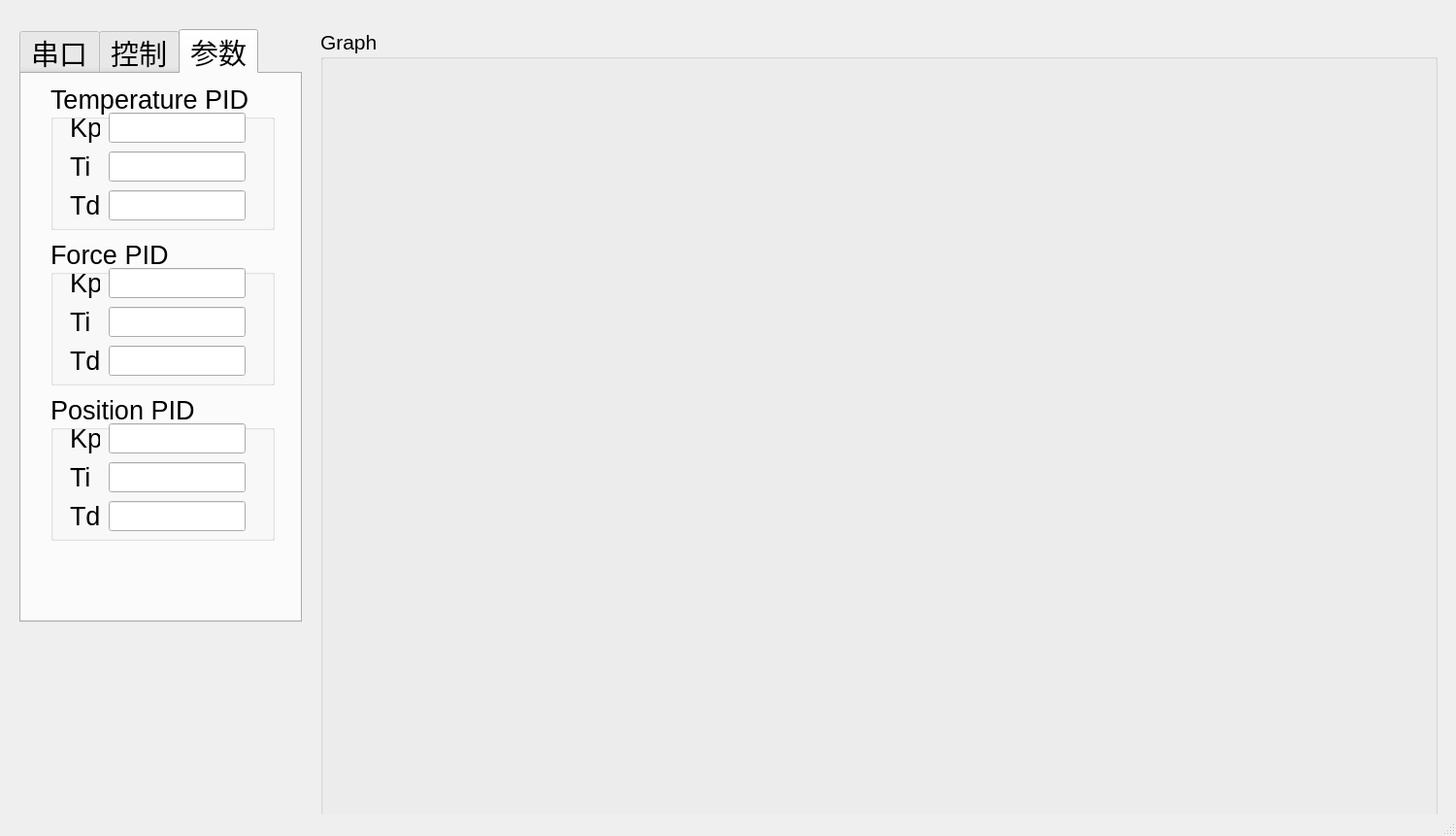
<?xml version="1.0" encoding="UTF-8"?>
<ui version="4.0">
 <class>MainWindow</class>
 <widget class="QMainWindow" name="MainWindow">
  <property name="geometry">
   <rect>
    <x>0</x>
    <y>0</y>
    <width>1500</width>
    <height>861</height>
   </rect>
  </property>
  <property name="windowTitle">
   <string>MainWindow</string>
  </property>
  <widget class="QWidget" name="centralwidget">
   <widget class="QGroupBox" name="groupBox_graph">
    <property name="geometry">
     <rect>
      <x>330</x>
      <y>30</y>
      <width>1151</width>
      <height>821</height>
     </rect>
    </property>
    <property name="sizePolicy">
     <sizepolicy hsizetype="Fixed" vsizetype="Fixed">
      <horstretch>0</horstretch>
      <verstretch>0</verstretch>
     </sizepolicy>
    </property>
    <property name="font">
     <font>
      <pointsize>16</pointsize>
     </font>
    </property>
    <property name="title">
     <string>Graph</string>
    </property>
   </widget>
   <widget class="QTabWidget" name="tabWid">
    <property name="geometry">
     <rect>
      <x>20</x>
      <y>30</y>
      <width>291</width>
      <height>611</height>
     </rect>
    </property>
    <property name="font">
     <font>
      <pointsize>22</pointsize>
     </font>
    </property>
    <property name="whatsThis">
     <string>&lt;html&gt;&lt;head/&gt;&lt;body&gt;&lt;p&gt;s&lt;/p&gt;&lt;/body&gt;&lt;/html&gt;</string>
    </property>
    <property name="currentIndex">
     <number>2</number>
    </property>
    <widget class="QWidget" name="tab_Serial">
     <attribute name="title">
      <string>串口</string>
     </attribute>
     <widget class="QComboBox" name="baund_rate">
      <property name="geometry">
       <rect>
        <x>10</x>
        <y>50</y>
        <width>180</width>
        <height>35</height>
       </rect>
      </property>
      <property name="sizePolicy">
       <sizepolicy hsizetype="Preferred" vsizetype="Fixed">
        <horstretch>0</horstretch>
        <verstretch>0</verstretch>
       </sizepolicy>
      </property>
      <property name="font">
       <font>
        <family>Arial</family>
        <pointsize>16</pointsize>
       </font>
      </property>
      <item>
       <property name="text">
        <string>1382400</string>
       </property>
      </item>
      <item>
       <property name="text">
        <string>115200</string>
       </property>
      </item>
      <item>
       <property name="text">
        <string>38400</string>
       </property>
      </item>
      <item>
       <property name="text">
        <string>19200</string>
       </property>
      </item>
      <item>
       <property name="text">
        <string>9600</string>
       </property>
      </item>
     </widget>
     <widget class="QPushButton" name="open_serial">
      <property name="geometry">
       <rect>
        <x>200</x>
        <y>10</y>
        <width>75</width>
        <height>75</height>
       </rect>
      </property>
      <property name="sizePolicy">
       <sizepolicy hsizetype="Fixed" vsizetype="Preferred">
        <horstretch>0</horstretch>
        <verstretch>0</verstretch>
       </sizepolicy>
      </property>
      <property name="minimumSize">
       <size>
        <width>56</width>
        <height>56</height>
       </size>
      </property>
      <property name="maximumSize">
       <size>
        <width>100</width>
        <height>201</height>
       </size>
      </property>
      <property name="font">
       <font>
        <pointsize>16</pointsize>
       </font>
      </property>
      <property name="text">
       <string>打开
串口</string>
      </property>
     </widget>
     <widget class="QComboBox" name="port_select">
      <property name="geometry">
       <rect>
        <x>10</x>
        <y>10</y>
        <width>180</width>
        <height>35</height>
       </rect>
      </property>
      <property name="sizePolicy">
       <sizepolicy hsizetype="Preferred" vsizetype="Fixed">
        <horstretch>0</horstretch>
        <verstretch>0</verstretch>
       </sizepolicy>
      </property>
      <property name="font">
       <font>
        <family>Arial</family>
        <pointsize>16</pointsize>
       </font>
      </property>
     </widget>
     <widget class="QTextBrowser" name="textBrowser_RecText">
      <property name="geometry">
       <rect>
        <x>10</x>
        <y>160</y>
        <width>261</width>
        <height>331</height>
       </rect>
      </property>
      <property name="font">
       <font>
        <family>Arial</family>
        <pointsize>16</pointsize>
       </font>
      </property>
     </widget>
     <widget class="QTextBrowser" name="textBrowser_SentText">
      <property name="geometry">
       <rect>
        <x>10</x>
        <y>90</y>
        <width>261</width>
        <height>61</height>
       </rect>
      </property>
      <property name="font">
       <font>
        <family>Arial</family>
        <pointsize>16</pointsize>
       </font>
      </property>
     </widget>
    </widget>
    <widget class="QWidget" name="tab_Ctrl">
     <attribute name="title">
      <string>控制</string>
     </attribute>
     <widget class="QLineEdit" name="lineEdit_F_SetPoint">
      <property name="geometry">
       <rect>
        <x>130</x>
        <y>140</y>
        <width>141</width>
        <height>31</height>
       </rect>
      </property>
      <property name="font">
       <font>
        <family>Arial</family>
        <pointsize>16</pointsize>
       </font>
      </property>
      <property name="text">
       <string/>
      </property>
     </widget>
     <widget class="QLabel" name="label_Temperature">
      <property name="geometry">
       <rect>
        <x>20</x>
        <y>240</y>
        <width>141</width>
        <height>31</height>
       </rect>
      </property>
      <property name="font">
       <font>
        <family>Arial</family>
        <pointsize>16</pointsize>
       </font>
      </property>
      <property name="text">
       <string>Temp 1</string>
      </property>
     </widget>
     <widget class="QLabel" name="label_Force">
      <property name="geometry">
       <rect>
        <x>30</x>
        <y>140</y>
        <width>61</width>
        <height>31</height>
       </rect>
      </property>
      <property name="font">
       <font>
        <family>Arial</family>
        <pointsize>16</pointsize>
       </font>
      </property>
      <property name="text">
       <string>Force</string>
      </property>
     </widget>
     <widget class="QLineEdit" name="lineEdit_T1_SetPoint">
      <property name="geometry">
       <rect>
        <x>130</x>
        <y>240</y>
        <width>141</width>
        <height>31</height>
       </rect>
      </property>
      <property name="font">
       <font>
        <family>Arial</family>
        <pointsize>16</pointsize>
       </font>
      </property>
      <property name="text">
       <string/>
      </property>
     </widget>
     <widget class="QLabel" name="label_Mode">
      <property name="geometry">
       <rect>
        <x>10</x>
        <y>10</y>
        <width>71</width>
        <height>21</height>
       </rect>
      </property>
      <property name="font">
       <font>
        <family>Arial</family>
        <pointsize>16</pointsize>
       </font>
      </property>
      <property name="text">
       <string>Mode</string>
      </property>
     </widget>
     <widget class="QLabel" name="label_Position">
      <property name="geometry">
       <rect>
        <x>20</x>
        <y>190</y>
        <width>81</width>
        <height>31</height>
       </rect>
      </property>
      <property name="font">
       <font>
        <family>Arial</family>
        <pointsize>16</pointsize>
       </font>
      </property>
      <property name="text">
       <string>Temp 0</string>
      </property>
     </widget>
     <widget class="QLineEdit" name="lineEdit_T0_SetPoint">
      <property name="geometry">
       <rect>
        <x>130</x>
        <y>190</y>
        <width>141</width>
        <height>31</height>
       </rect>
      </property>
      <property name="font">
       <font>
        <family>Arial</family>
        <pointsize>16</pointsize>
       </font>
      </property>
      <property name="text">
       <string/>
      </property>
     </widget>
     <widget class="QComboBox" name="mode_select">
      <property name="geometry">
       <rect>
        <x>10</x>
        <y>30</y>
        <width>101</width>
        <height>31</height>
       </rect>
      </property>
      <property name="sizePolicy">
       <sizepolicy hsizetype="Preferred" vsizetype="Fixed">
        <horstretch>0</horstretch>
        <verstretch>0</verstretch>
       </sizepolicy>
      </property>
      <property name="font">
       <font>
        <pointsize>16</pointsize>
       </font>
      </property>
      <item>
       <property name="text">
        <string>等温</string>
       </property>
      </item>
      <item>
       <property name="text">
        <string>等张</string>
       </property>
      </item>
      <item>
       <property name="text">
        <string>恒定位置</string>
       </property>
      </item>
     </widget>
     <widget class="QLineEdit" name="lineEdit_SamplePeriod">
      <property name="geometry">
       <rect>
        <x>130</x>
        <y>30</y>
        <width>141</width>
        <height>31</height>
       </rect>
      </property>
      <property name="font">
       <font>
        <family>Arial</family>
        <pointsize>16</pointsize>
       </font>
      </property>
      <property name="text">
       <string/>
      </property>
     </widget>
     <widget class="QLabel" name="label_Speriod">
      <property name="geometry">
       <rect>
        <x>130</x>
        <y>10</y>
        <width>141</width>
        <height>21</height>
       </rect>
      </property>
      <property name="font">
       <font>
        <family>Arial</family>
        <pointsize>16</pointsize>
       </font>
      </property>
      <property name="text">
       <string>Sample Period</string>
      </property>
     </widget>
     <widget class="QPushButton" name="startSample">
      <property name="geometry">
       <rect>
        <x>10</x>
        <y>290</y>
        <width>120</width>
        <height>56</height>
       </rect>
      </property>
      <property name="sizePolicy">
       <sizepolicy hsizetype="Fixed" vsizetype="Preferred">
        <horstretch>0</horstretch>
        <verstretch>0</verstretch>
       </sizepolicy>
      </property>
      <property name="minimumSize">
       <size>
        <width>56</width>
        <height>56</height>
       </size>
      </property>
      <property name="maximumSize">
       <size>
        <width>120</width>
        <height>201</height>
       </size>
      </property>
      <property name="font">
       <font>
        <family>Arial</family>
        <pointsize>22</pointsize>
       </font>
      </property>
      <property name="text">
       <string>Start</string>
      </property>
     </widget>
     <widget class="QPushButton" name="ctrlStart">
      <property name="geometry">
       <rect>
        <x>150</x>
        <y>290</y>
        <width>120</width>
        <height>56</height>
       </rect>
      </property>
      <property name="sizePolicy">
       <sizepolicy hsizetype="Fixed" vsizetype="Preferred">
        <horstretch>0</horstretch>
        <verstretch>0</verstretch>
       </sizepolicy>
      </property>
      <property name="minimumSize">
       <size>
        <width>56</width>
        <height>56</height>
       </size>
      </property>
      <property name="maximumSize">
       <size>
        <width>120</width>
        <height>201</height>
       </size>
      </property>
      <property name="font">
       <font>
        <family>Arial</family>
        <pointsize>22</pointsize>
       </font>
      </property>
      <property name="text">
       <string>Ctrl</string>
      </property>
     </widget>
     <widget class="QPushButton" name="clear">
      <property name="geometry">
       <rect>
        <x>10</x>
        <y>360</y>
        <width>120</width>
        <height>56</height>
       </rect>
      </property>
      <property name="sizePolicy">
       <sizepolicy hsizetype="Fixed" vsizetype="Preferred">
        <horstretch>0</horstretch>
        <verstretch>0</verstretch>
       </sizepolicy>
      </property>
      <property name="minimumSize">
       <size>
        <width>56</width>
        <height>56</height>
       </size>
      </property>
      <property name="maximumSize">
       <size>
        <width>120</width>
        <height>201</height>
       </size>
      </property>
      <property name="font">
       <font>
        <family>Arial</family>
        <pointsize>22</pointsize>
       </font>
      </property>
      <property name="text">
       <string>Clear</string>
      </property>
     </widget>
     <widget class="QPushButton" name="send">
      <property name="geometry">
       <rect>
        <x>150</x>
        <y>360</y>
        <width>120</width>
        <height>56</height>
       </rect>
      </property>
      <property name="sizePolicy">
       <sizepolicy hsizetype="Fixed" vsizetype="Preferred">
        <horstretch>0</horstretch>
        <verstretch>0</verstretch>
       </sizepolicy>
      </property>
      <property name="minimumSize">
       <size>
        <width>56</width>
        <height>56</height>
       </size>
      </property>
      <property name="maximumSize">
       <size>
        <width>120</width>
        <height>201</height>
       </size>
      </property>
      <property name="font">
       <font>
        <family>Arial</family>
        <pointsize>22</pointsize>
       </font>
      </property>
      <property name="text">
       <string>Send</string>
      </property>
     </widget>
     <widget class="QPushButton" name="save">
      <property name="geometry">
       <rect>
        <x>10</x>
        <y>430</y>
        <width>261</width>
        <height>56</height>
       </rect>
      </property>
      <property name="sizePolicy">
       <sizepolicy hsizetype="Fixed" vsizetype="Preferred">
        <horstretch>0</horstretch>
        <verstretch>0</verstretch>
       </sizepolicy>
      </property>
      <property name="minimumSize">
       <size>
        <width>56</width>
        <height>56</height>
       </size>
      </property>
      <property name="maximumSize">
       <size>
        <width>300</width>
        <height>201</height>
       </size>
      </property>
      <property name="font">
       <font>
        <family>Arial</family>
        <pointsize>22</pointsize>
       </font>
      </property>
      <property name="text">
       <string>Save</string>
      </property>
     </widget>
     <widget class="QCheckBox" name="scanEnable">
      <property name="geometry">
       <rect>
        <x>20</x>
        <y>90</y>
        <width>71</width>
        <height>31</height>
       </rect>
      </property>
      <property name="font">
       <font>
        <family>微软雅黑</family>
        <pointsize>16</pointsize>
       </font>
      </property>
      <property name="text">
       <string>扫频</string>
      </property>
     </widget>
     <widget class="QLineEdit" name="lineEdit_Scan_Period">
      <property name="geometry">
       <rect>
        <x>130</x>
        <y>90</y>
        <width>91</width>
        <height>31</height>
       </rect>
      </property>
      <property name="font">
       <font>
        <family>Arial</family>
        <pointsize>16</pointsize>
       </font>
      </property>
      <property name="text">
       <string/>
      </property>
     </widget>
    </widget>
    <widget class="QWidget" name="tab_para">
     <attribute name="title">
      <string>参数</string>
     </attribute>
     <widget class="QGroupBox" name="groupBox_Tpid">
      <property name="geometry">
       <rect>
        <x>30</x>
        <y>10</y>
        <width>231</width>
        <height>151</height>
       </rect>
      </property>
      <property name="font">
       <font>
        <pointsize>20</pointsize>
       </font>
      </property>
      <property name="title">
       <string>Temperature PID</string>
      </property>
      <widget class="QLineEdit" name="lineEdit_T_Kp">
       <property name="geometry">
        <rect>
         <x>60</x>
         <y>30</y>
         <width>141</width>
         <height>31</height>
        </rect>
       </property>
       <property name="font">
        <font>
         <pointsize>22</pointsize>
        </font>
       </property>
       <property name="text">
        <string/>
       </property>
      </widget>
      <widget class="QLineEdit" name="lineEdit_T_Ti">
       <property name="geometry">
        <rect>
         <x>60</x>
         <y>70</y>
         <width>141</width>
         <height>31</height>
        </rect>
       </property>
       <property name="font">
        <font>
         <pointsize>22</pointsize>
        </font>
       </property>
       <property name="text">
        <string/>
       </property>
      </widget>
      <widget class="QLabel" name="label_T_Ti">
       <property name="geometry">
        <rect>
         <x>20</x>
         <y>70</y>
         <width>31</width>
         <height>31</height>
        </rect>
       </property>
       <property name="font">
        <font>
         <pointsize>20</pointsize>
        </font>
       </property>
       <property name="text">
        <string>Ti</string>
       </property>
      </widget>
      <widget class="QLineEdit" name="lineEdit_T_Td">
       <property name="geometry">
        <rect>
         <x>60</x>
         <y>110</y>
         <width>141</width>
         <height>31</height>
        </rect>
       </property>
       <property name="font">
        <font>
         <pointsize>22</pointsize>
        </font>
       </property>
       <property name="text">
        <string/>
       </property>
      </widget>
      <widget class="QLabel" name="label_T_Td">
       <property name="geometry">
        <rect>
         <x>20</x>
         <y>110</y>
         <width>31</width>
         <height>31</height>
        </rect>
       </property>
       <property name="font">
        <font>
         <pointsize>20</pointsize>
        </font>
       </property>
       <property name="text">
        <string>Td</string>
       </property>
      </widget>
      <widget class="QLabel" name="label_T_Kp">
       <property name="geometry">
        <rect>
         <x>20</x>
         <y>30</y>
         <width>31</width>
         <height>31</height>
        </rect>
       </property>
       <property name="font">
        <font>
         <pointsize>20</pointsize>
        </font>
       </property>
       <property name="text">
        <string>Kp</string>
       </property>
      </widget>
     </widget>
     <widget class="QGroupBox" name="groupBox_F_PID">
      <property name="geometry">
       <rect>
        <x>30</x>
        <y>170</y>
        <width>231</width>
        <height>151</height>
       </rect>
      </property>
      <property name="font">
       <font>
        <pointsize>20</pointsize>
       </font>
      </property>
      <property name="title">
       <string>Force PID</string>
      </property>
      <widget class="QLineEdit" name="lineEdit_F_Kp">
       <property name="geometry">
        <rect>
         <x>60</x>
         <y>30</y>
         <width>141</width>
         <height>31</height>
        </rect>
       </property>
       <property name="font">
        <font>
         <pointsize>22</pointsize>
        </font>
       </property>
       <property name="text">
        <string/>
       </property>
      </widget>
      <widget class="QLineEdit" name="lineEdit_F_Ti">
       <property name="geometry">
        <rect>
         <x>60</x>
         <y>70</y>
         <width>141</width>
         <height>31</height>
        </rect>
       </property>
       <property name="font">
        <font>
         <pointsize>22</pointsize>
        </font>
       </property>
       <property name="text">
        <string/>
       </property>
      </widget>
      <widget class="QLabel" name="label_F_Ti">
       <property name="geometry">
        <rect>
         <x>20</x>
         <y>70</y>
         <width>31</width>
         <height>31</height>
        </rect>
       </property>
       <property name="font">
        <font>
         <pointsize>20</pointsize>
        </font>
       </property>
       <property name="text">
        <string>Ti</string>
       </property>
      </widget>
      <widget class="QLineEdit" name="lineEdit_F_Td">
       <property name="geometry">
        <rect>
         <x>60</x>
         <y>110</y>
         <width>141</width>
         <height>31</height>
        </rect>
       </property>
       <property name="font">
        <font>
         <pointsize>22</pointsize>
        </font>
       </property>
       <property name="text">
        <string/>
       </property>
      </widget>
      <widget class="QLabel" name="label_F_Td">
       <property name="geometry">
        <rect>
         <x>20</x>
         <y>110</y>
         <width>31</width>
         <height>31</height>
        </rect>
       </property>
       <property name="font">
        <font>
         <pointsize>20</pointsize>
        </font>
       </property>
       <property name="text">
        <string>Td</string>
       </property>
      </widget>
      <widget class="QLabel" name="label_F_Kp">
       <property name="geometry">
        <rect>
         <x>20</x>
         <y>30</y>
         <width>31</width>
         <height>31</height>
        </rect>
       </property>
       <property name="font">
        <font>
         <pointsize>20</pointsize>
        </font>
       </property>
       <property name="text">
        <string>Kp</string>
       </property>
      </widget>
     </widget>
     <widget class="QGroupBox" name="groupBox_P_PID">
      <property name="geometry">
       <rect>
        <x>30</x>
        <y>330</y>
        <width>231</width>
        <height>151</height>
       </rect>
      </property>
      <property name="font">
       <font>
        <pointsize>20</pointsize>
       </font>
      </property>
      <property name="title">
       <string>Position PID</string>
      </property>
      <widget class="QLineEdit" name="lineEdit_P_Kp">
       <property name="geometry">
        <rect>
         <x>60</x>
         <y>30</y>
         <width>141</width>
         <height>31</height>
        </rect>
       </property>
       <property name="font">
        <font>
         <pointsize>22</pointsize>
        </font>
       </property>
       <property name="text">
        <string/>
       </property>
      </widget>
      <widget class="QLineEdit" name="lineEdit_P_Ti">
       <property name="geometry">
        <rect>
         <x>60</x>
         <y>70</y>
         <width>141</width>
         <height>31</height>
        </rect>
       </property>
       <property name="font">
        <font>
         <pointsize>22</pointsize>
        </font>
       </property>
       <property name="text">
        <string/>
       </property>
      </widget>
      <widget class="QLabel" name="label_P_Ti">
       <property name="geometry">
        <rect>
         <x>20</x>
         <y>70</y>
         <width>31</width>
         <height>31</height>
        </rect>
       </property>
       <property name="font">
        <font>
         <pointsize>20</pointsize>
        </font>
       </property>
       <property name="text">
        <string>Ti</string>
       </property>
      </widget>
      <widget class="QLineEdit" name="lineEdit_P_Td">
       <property name="geometry">
        <rect>
         <x>60</x>
         <y>110</y>
         <width>141</width>
         <height>31</height>
        </rect>
       </property>
       <property name="font">
        <font>
         <pointsize>22</pointsize>
        </font>
       </property>
       <property name="text">
        <string/>
       </property>
      </widget>
      <widget class="QLabel" name="label_P_Td">
       <property name="geometry">
        <rect>
         <x>20</x>
         <y>110</y>
         <width>31</width>
         <height>31</height>
        </rect>
       </property>
       <property name="font">
        <font>
         <pointsize>20</pointsize>
        </font>
       </property>
       <property name="text">
        <string>Td</string>
       </property>
      </widget>
      <widget class="QLabel" name="label_P_Kp">
       <property name="geometry">
        <rect>
         <x>20</x>
         <y>30</y>
         <width>31</width>
         <height>31</height>
        </rect>
       </property>
       <property name="font">
        <font>
         <pointsize>20</pointsize>
        </font>
       </property>
       <property name="text">
        <string>Kp</string>
       </property>
      </widget>
     </widget>
    </widget>
   </widget>
  </widget>
  <widget class="QMenuBar" name="menubar">
   <property name="geometry">
    <rect>
     <x>0</x>
     <y>0</y>
     <width>1500</width>
     <height>23</height>
    </rect>
   </property>
  </widget>
  <widget class="QStatusBar" name="statusbar"/>
 </widget>
 <resources/>
 <connections/>
</ui>
